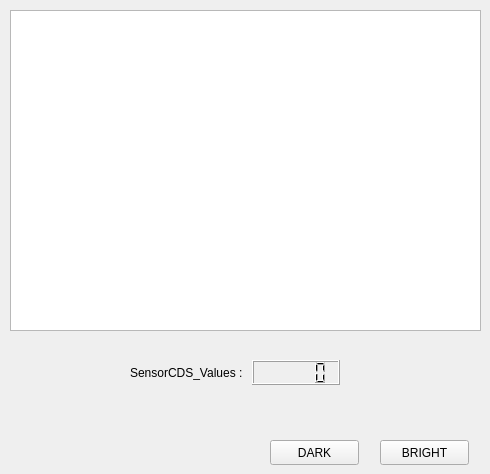
    <widget class="QWidget" name="tab_SensorCDS">
     <attribute name="title">
      <string>SensorCDS</string>
     </attribute>
     <widget class="QPushButton" name="DARKBtn">
      <property name="geometry">
       <rect>
        <x>270</x>
        <y>440</y>
        <width>89</width>
        <height>25</height>
       </rect>
      </property>
      <property name="text">
       <string>DARK</string>
      </property>
     </widget>
     <widget class="QPushButton" name="BRIGHTBtn">
      <property name="geometry">
       <rect>
        <x>380</x>
        <y>440</y>
        <width>89</width>
        <height>25</height>
       </rect>
      </property>
      <property name="text">
       <string>BRIGHT</string>
      </property>
     </widget>
     <widget class="QGraphicsView" name="graphicsView_tab05_SensorCDS">
      <property name="geometry">
       <rect>
        <x>10</x>
        <y>10</y>
        <width>471</width>
        <height>321</height>
       </rect>
      </property>
     </widget>
     <widget class="QWidget" name="layoutWidget">
      <property name="geometry">
       <rect>
        <x>130</x>
        <y>360</y>
        <width>210</width>
        <height>25</height>
       </rect>
      </property>
      <layout class="QHBoxLayout" name="horizontalLayout_2">
       <item>
        <widget class="QLabel" name="label_4">
         <property name="text">
          <string>SensorCDS_Values : </string>
         </property>
        </widget>
       </item>
       <item>
        <widget class="QLCDNumber" name="SensorValues"/>
       </item>
      </layout>
     </widget>
    </widget>
